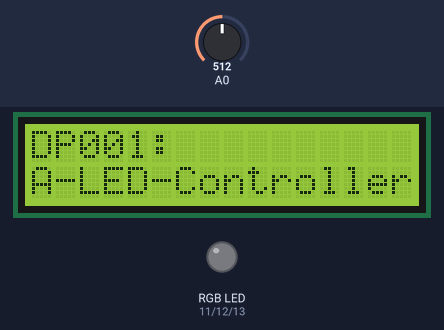
Recording of a sketch running on a simulated Arduino Uno, built with avr-gcc and run on an emulated ATmega328P. Parts: 16×2 character LCD, an RGB LED mixed from three pins (HIGH = lit). Inputs (shaded band) come from the test bench; at power-on: A0 = 512.

Above: at 0.07 s.
1.3 s: A0 set to 544
2.8 s: A0 set to 565
At 3.7 s:
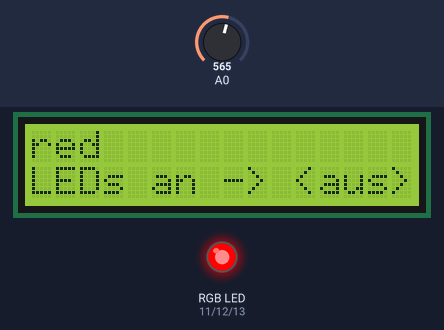
4.3 s: A0 set to 394
At 4.7 s:
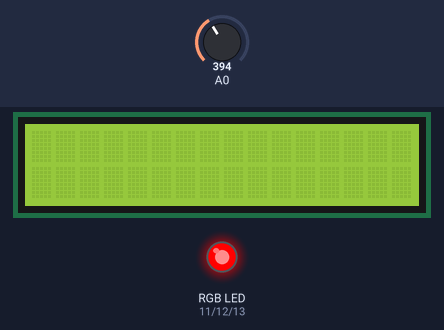
5.8 s: A0 set to 362
At 7.0 s:
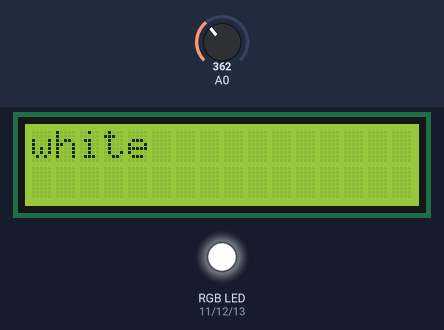
7.3 s: A0 set to 208
8.8 s: A0 set to 185
At 9.3 s:
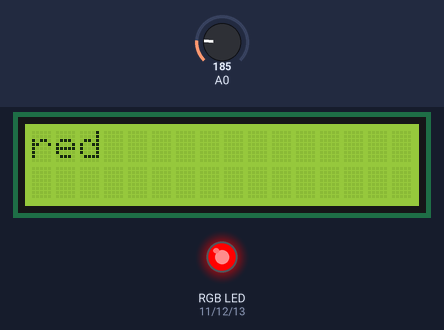
Timing chart, 0 to 11.3 s (numbered marks = the images above; inputs shaded):
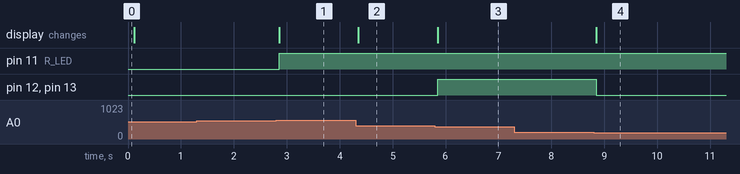

Measured:
- the behaviour switches between 554 and 555 on A0 (found by bisection; images 0 and 1)
- the behaviour switches between 380 and 379 on A0 (found by bisection; images 2 and 3)
- the behaviour switches between 195 and 194 on A0 (found by bisection; images 3 and 4)
- after the input at 1.3 s, every drawn part: stays the same
- after the input at 2.8 s, pin 11 (R_LED): LOW → HIGH after 0.06 s; the display: changes after 0.06 s (image 1)
- after the input at 4.3 s, the display: changes after 0.05 s (image 2)
- after the input at 5.8 s, pin 12 (G_LED), pin 13 (B_LED): LOW → HIGH after 0.05 s; the display: changes after 0.05 s (image 3)
- after the input at 7.3 s, every drawn part: stays the same
- after the input at 8.8 s, pin 12 (G_LED), pin 13 (B_LED): HIGH → LOW after 0.05 s; the display: changes after 0.05 s (image 4)

The sketch:

arduino_led_controller.ino
```cpp
// (licence header left out)
#include <LiquidCrystal.h>

struct RGB {
    byte red;
    byte green;
    byte blue;
};


RGB black = {0,0,0};
RGB white = {255,255,255};
RGB red = {255,0,0};
RGB green = {0,255,0};
RGB blue = {0,0,255};
RGB cyan = {0,255,255};
RGB magenta = {255,0,255};
RGB yellow = {255,255,0};

const int R_LED = 11;
const int G_LED = 12;
const int B_LED = 13;


RGB colors[7]   = {red, green, blue, cyan, magenta, yellow, white};
String strColors[7] = {"red", "green", "blue", "cyan", "magenta", "yellow", "white"};
int currentColorIndex = 0;

LiquidCrystal* lcd ;
enum BtnKey {btnRIGHT, btnUP, btnDOWN, btnLEFT, btnSELECT, btnNONE};
int oldkey = btnNONE;

enum state{stateOn,stateOff};
int currentState = stateOff;

void setup() {
  lcd = new LiquidCrystal(8, 9, 4, 5, 6, 7);
  lcd->clear();
  lcd->begin(16, 2);
  lcd->setCursor(0, 0);
  lcd->print("DP001:");
  lcd->setCursor(0, 1);
  lcd->print("A-LED-Controller");

  pinMode(R_LED, OUTPUT);
  pinMode(G_LED, OUTPUT);
  pinMode(B_LED, OUTPUT);
}

void updateColor(){
  lcd->setCursor(0, 0);
  lcd->print(strColors[currentColorIndex]);

  if(currentState == stateOn){

    digitalWrite(R_LED, colors[currentColorIndex].red);
    digitalWrite(G_LED, colors[currentColorIndex].green);
    digitalWrite(B_LED, colors[currentColorIndex].blue);
  }
}
void switchOff(){
  digitalWrite(R_LED, black.red);
  digitalWrite(G_LED, black.green);
  digitalWrite(B_LED, black.blue);
}

void onButtonClickCallBack(unsigned int buttonEvent){

  lcd->clear();

  switch(buttonEvent){
   case btnRIGHT:
     break;
   case btnUP:
     currentColorIndex = (currentColorIndex+1) %7;
     updateColor();
     break;
   case btnDOWN:
     currentColorIndex = (7+currentColorIndex-1) %7;
     updateColor();
     break;
   case btnLEFT:
     break;
   case btnSELECT:
     if(currentState == stateOff){
       currentState = stateOn;
       lcd->setCursor(0, 1);
       lcd->print("LEDs an ->");
       lcd->setCursor(11, 1);
       lcd->print("<aus>");
       updateColor();
     }else{
       currentState = stateOff;
       lcd->setCursor(0, 1);
       lcd->print("LEDs aus ->");
       lcd->setCursor(12, 1);
       lcd->print("<an>");
       switchOff();


     }
     break;
   case btnNONE:
     break;
  }

}
void readButtonValue() {

  int adc_key_in = analogRead(0);

  int key = transform(adc_key_in);
  if (key != oldkey) {
    delay(50);
    adc_key_in = analogRead(0);
    key = transform(adc_key_in);
    if (key != oldkey) {
      oldkey = key;
      if (key != btnNONE) {
        //debugEvent(adc_key_in);
        onButtonClickCallBack(key);
      }
    }
  }
}
void debugEvent(unsigned int event){
  lcd->clear();
  lcd->setCursor(0, 1);
  char buffer[16];
  sprintf(buffer, "Event: %d", event);
  lcd->print(buffer);
}
int transform(unsigned int input) {
  if (input > 1000)
    return btnNONE;
  else if (input < 50)
    return btnRIGHT;
  else if (input < 195)
    return btnUP;
  else if (input < 380)
    return btnDOWN;
  else if (input < 555)
    return btnLEFT;
  else if (input < 790)
    return btnSELECT;
  else
    return btnNONE;
}

void loop() {

  readButtonValue();

}
```
